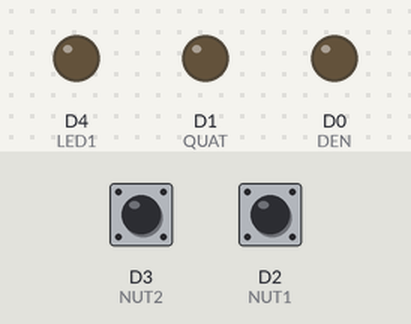
Bench run of a sketch on a simulated ESP8266 (NodeMCU). Shown: output pins drawn as LEDs (lit = HIGH). Inputs (shaded band) come from the test bench; at power-on: D2 (NUT1) HIGH, D3 (NUT2) HIGH. WiFi joins after 1.5 s; servers stay silent unless stated; uploads are accepted with an empty reply; what the sketch prints to the serial monitor is not drawn.

Above: at 2.7 s.
2.8 s: D2 (NUT1) pulled LOW for 1 s
At 5.0 s:
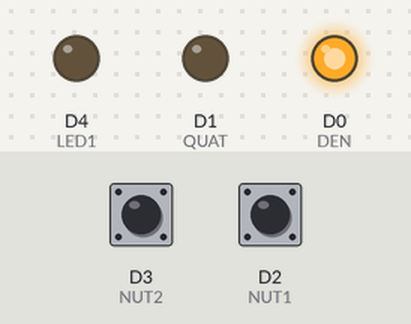
5.5 s: D3 (NUT2) pulled LOW for 0.15 s
At 7.1 s:
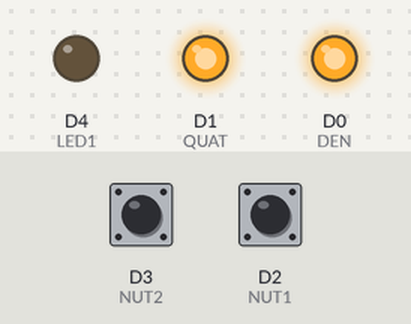
7.4 s: D2 (NUT1) pulled LOW for 3.2 s
At 11.6 s:
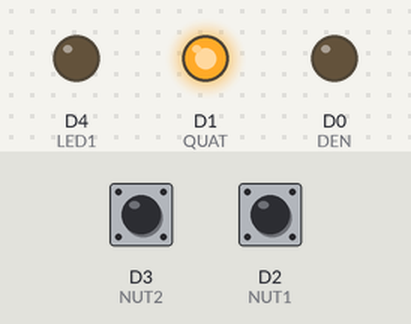
12.1 s: D3 (NUT2) pulled LOW for 1 s
At 14.1 s:
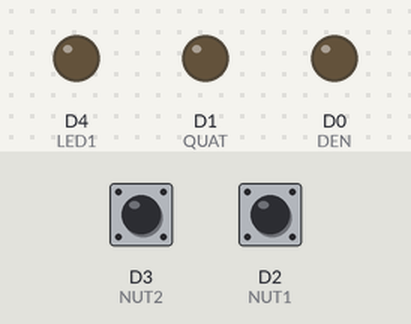
14.6 s: D3 (NUT2) pulled LOW for 3.2 s
At 18.9 s:
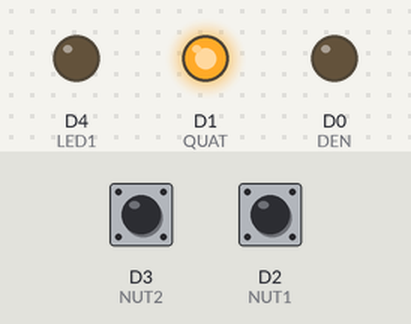
Timing chart, 0 to 20.4 s (numbered marks = the images above; inputs shaded):
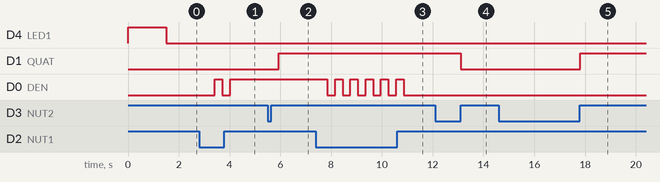

Measured:
- after the input at 2.8 s, D0 (DEN): LOW → HIGH after 0.62 s, → LOW 0.30 s later, → HIGH 0.30 s later
- after the input at 5.5 s, D1 (QUAT): LOW → HIGH after 0.44 s
- after the input at 7.4 s, D0 (DEN): alternates HIGH for 0.30 s and LOW for 0.30 s, 11 changes in all, then stays LOW, starting after 0.45 s
- after the input at 12.1 s, D1 (QUAT): HIGH → LOW after 1.0 s
- after the input at 14.6 s, D1 (QUAT): LOW → HIGH after 3.2 s

The sketch:

CodeEspMysql.ino
```cpp
// chọn board esp8266 / esp32
#ifdef ESP32
#include <WiFi.h>
#include <HTTPClient.h>
#define LED1 2
#define DEN 23
#define QUAT 22
#define NUT1 21
#define NUT2 19
#else
#include <ESP8266WiFi.h>
#include <ESP8266HTTPClient.h>
#define LED1 2
#define DEN D0
#define QUAT D1
#define NUT1 D2
#define NUT2 D3
#endif

#include <ArduinoJson.h> //6.10.0

float nhietdo;
float doam;
long TTTB1, TTTB2, BienEF , BienGH, BienJK, BienKL;
long last = 0;
String ChuoiSendWebJson = "";
char ssid[] = "Bao Truc";
char pass[] = "24682468";
String Data = "";


void setup()
{
  Serial.begin(9600);
  while (!Serial);
  // khởi tạo GPIO ESP
  pinMode(LED1, OUTPUT);
  pinMode(DEN, OUTPUT);
  pinMode(QUAT, OUTPUT);
  pinMode(NUT1, INPUT_PULLUP);
  pinMode(NUT2, INPUT_PULLUP);
  // tắt con relay đi
  digitalWrite(DEN, LOW);
  digitalWrite(QUAT, LOW);
  Led_Blynk_OFF();
  // cần kết nối wifi
  ConnectWiFi();
  Led_Blynk_ON();
  last = millis();

}

void loop()
{
  Button();
  if (WiFi.status() == WL_CONNECTED)
  {
    if (millis() - last > 1000)
    {
      Read_DieuKhien_PHP();
      chuongtrinhcambien();
      Send_Data_PHP( String(nhietdo) , String(doam) , String(TTTB1) , String(TTTB2) , String(BienEF), String(BienGH));
      last = millis();
    }
  }

}


void Send_Data_PHP(String nhietdo , String doam  , String TTTB1 , String TTTB2 , String BienEF , String BienGH )
{
  HTTPClient http;
  http.begin("http://192.168.1.143:82/IOTDATABASE/ESPinsertdatabase.php");
  http.addHeader("Content-Type", "application/x-www-form-urlencoded");
  String httpRequestData = "nhietdo="   + String(nhietdo)
                           + "&doam=" +  String(doam)
                           + "&relay1="  + String(TTTB1)
                           + "&relay2="  + String(TTTB2)
                           + "&cai1="  + String(BienEF)
                           + "&cai2="  + String(BienGH)
                           + "";
  int httpResponseCode = http.POST(httpRequestData);
  if (httpResponseCode == 200)
  {
    Serial.print("Send Data Thành Công:");
    Serial.println(httpRequestData);
    delay(200);
  }
  else
  {
    Serial.println("Không gửi dữ liệu được!!!");
  }
  http.end();
  //=================================================================================
}


void Read_DieuKhien_PHP()
{
  HTTPClient http;
  http.begin("http://192.168.1.143:82/IOTDATABASE/ESPdieukhien.php");
  http.addHeader("Content-Type", "application/x-www-form-urlencoded");
  int httpCode = http.GET();
  if (httpCode == 200)
  {
    String payload = http.getString();
    Serial.print("Data Read PHP:");
    Serial.println(payload);
    XuLyJSON(String(payload));
  }
  http.end();

}


void checkwifi()
{
  if (WiFi.status() != WL_CONNECTED)
  {
    ConnectWiFi();
  }
}
// hàm gửi dữ liệu lên server


void Led_Blynk_OFF()
{
#ifdef ESP32
  digitalWrite(LED1, LOW);
#else
  digitalWrite(LED1, HIGH);
#endif
}
void Led_Blynk_ON()
{
#ifdef ESP32
  digitalWrite(LED1, HIGH);
#else
  digitalWrite(LED1, LOW);
#endif
}

void ConnectWiFi()
{
  WiFi.begin(ssid, pass);

  while (WiFi.status() != WL_CONNECTED)
  {
    delay(500);
    Serial.print(".");
  }
  Serial.println("Connect WIFI!!!");
}
void Button()
{
  // chuong trình chuyển chế độ AUTO - MAN
  // Nhấn xuống => thả tay ra mới làm việc

  if (digitalRead(NUT1) == LOW)
  {
    delay(300);
    while (1)
    {
      Serial.println("Nút 1 đã dc nhấn");

      last = millis();
      if (digitalRead(NUT2) == HIGH)
      {
        // thực hiện lệnh ở đây
        // xử lý MAN AUTO

        if (TTTB1 == 0)
        {
          digitalWrite(DEN, HIGH);
          TTTB1 = 1;
        }
        else if (TTTB1 == 1)
        {
          digitalWrite(DEN, LOW);
          TTTB1 = 0;
        }

        break;
      }
    }
  }


  if (digitalRead(NUT2) == LOW)
  {
    delay(300);
    while (1)
    {
      Serial.println("Nút 2 đã dc nhấn");

      last = millis();
      if (digitalRead(NUT2) == HIGH)
      {
        // thực hiện lệnh ở đây
        // xử lý MAN AUTO

        if (TTTB2 == 0)
        {
          digitalWrite(QUAT, HIGH);
          TTTB2 = 1;
        }
        else if (TTTB2 == 1)
        {
          digitalWrite(QUAT, LOW);
          TTTB2 = 0;
        }
        break;
      }
    }
  }


}
void chuongtrinhcambien()
{
  nhietdo = nhietdo + 1.1;
  doam = doam + 1.2;
}

void XuLyJSON(String payload)
{
  StaticJsonDocument<200> doc;
  DeserializationError error = deserializeJson(doc, payload);

  if (error)
  {
    Serial.print(F("deserializeJson() failed: "));
    Serial.println(error.c_str());
    return;
  }
  else
  {
    Serial.println("Data JSON: ");
    serializeJsonPretty(doc, Serial);
    String RL1 = doc["TB1"];
    String RL2 = doc["TB2"];
    String  C1 = doc["C1"];
    String  C2 = doc["C2"];
    Serial.println();
    Serial.println(RL1);
    Serial.println(RL2);
    Serial.println(C1);
    Serial.println(C2);


    if (RL1 == "1")
    {
      digitalWrite(DEN, HIGH);
      TTTB1 = 1;
    }
    else if (RL1 == "0")
    {
      digitalWrite(DEN, LOW);
      TTTB1 = 0;
    }

    if (RL2 == "1")
    {
      digitalWrite(QUAT, HIGH);
      TTTB2 = 1;
    }
    else if (RL2 == "0")
    {
      digitalWrite(QUAT, LOW);
      TTTB2 = 0;
    }

    BienEF = C1.toInt();
    BienGH = C2.toInt();
  }
}
```
